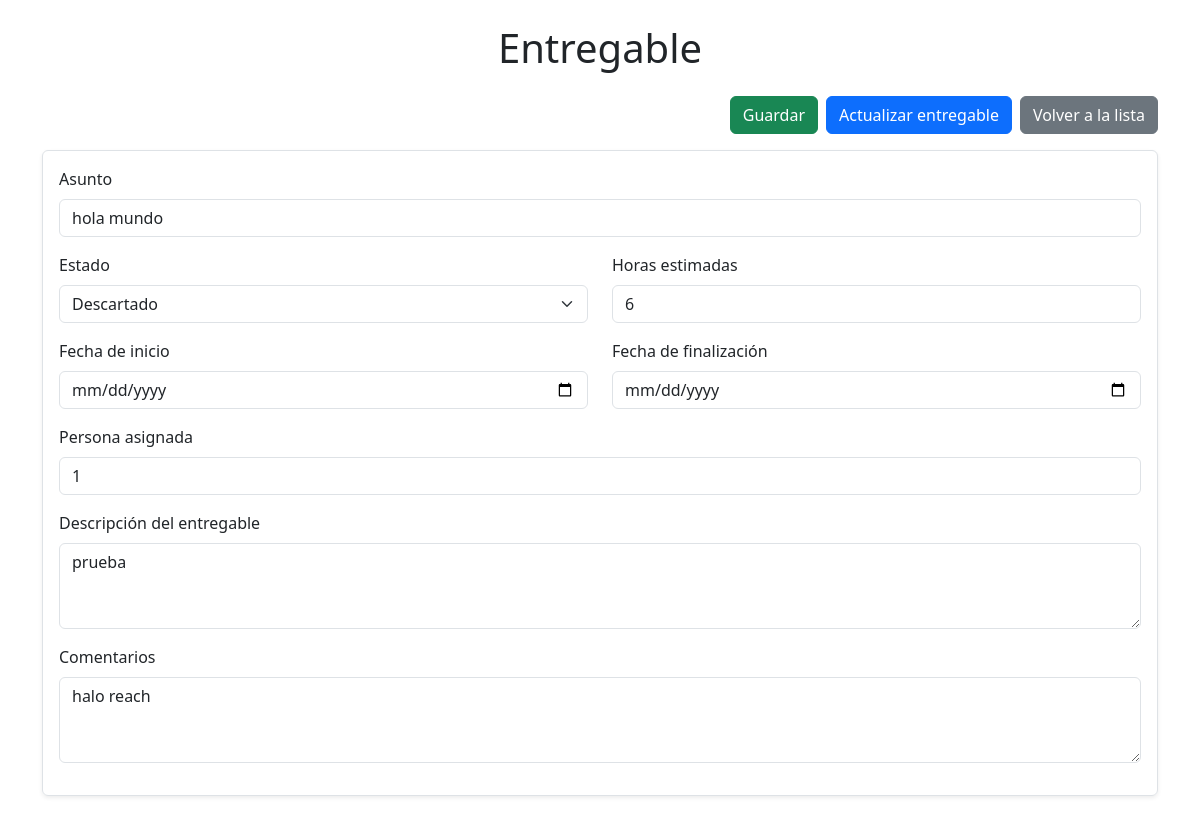
The app's page /proyectos/entregable/1/ with its own data.
### proyectos/models.py (models this page shows)
class Entregable(models.Model):
    asunto = models.CharField(max_length=255)
    estado = models.CharField(max_length=50, choices=[
        ('Descartado', 'Descartado'),
        ('Bloqueado', 'Bloqueado'),
        ('En análisis', 'En análisis'),
        ('Pendiente', 'Pendiente'),
        ('En proceso', 'En proceso'),
        ('En pruebas', 'En pruebas'),
        ('Concluido', 'Concluido'),
    ])
    proyecto = models.CharField(max_length=255)
    horas_estimadas = models.IntegerField()
    horas_abarcadas = models.IntegerField()
    fecha_inicio = models.DateField(null=True, blank=True)
    fecha_entrega = models.DateField(null=True, blank=True)  # Nuevo campo
    fecha_finalizacion = models.DateField(null=True, blank=True)
    descripcion = models.TextField()
    comentarios = models.TextField()
    persona_asignada = models.IntegerField()

### proyectos/views.py (the view)
# urls.py: path('entregable/<int:id>/', entregable_view, name='detalle_entregable'),
def entregable_view(request, id):
    try:
        entregable = Entregable.objects.get(id=id)
        print(f"Entregable encontrado: {entregable}")
    except Entregable.DoesNotExist:
        print(f"El entregable con ID {id} no existe.")
        return render(request, '404.html')  # O usa un template de error personalizado
    return render(request, 'proyectos/entregable.html', {'entregable': entregable})

### proyectos/templates/proyectos/entregable.html (shortened to what this page needs)
<!DOCTYPE html>
<html lang="en">
  <head>
    <link
      href="https://cdn.jsdelivr.net/npm/bootstrap@5.3.2/dist/css/bootstrap.min.css"
      rel="stylesheet"
    />
  </head>
  <body>
    <div class="container my-4">
      <h1 class="text-center mb-4">Entregable</h1>
      <div class="d-flex justify-content-end mb-3 gap-2">
        <button class="btn btn-success" onclick="guardarEntregable()">Guardar</button>
        <button class="btn btn-primary" onclick="actualizarEntregable()">Actualizar entregable</button>
        <button class="btn btn-secondary" onclick="volverLista()">Volver a la lista</button>
      </div>
      <div class="p-3 border rounded shadow-sm">
        <form>
          <div class="mb-3">
            <label for="asunto" class="form-label">Asunto</label>
            <input
              type="text"
              id="asunto"
              class="form-control"
              value="{{ entregable.asunto }}"
              required
            />
          </div>
          <div class="row mb-3">
            <div class="col-md-6">
              <label for="estado" class="form-label">Estado</label>
              <select id="estado" class="form-select" required>
                <option value="Descartado" {% if entregable.estado == "Descartado" %}selected{% endif %}>Descartado</option>
              </select>
            </div>
            <div class="col-md-6">
              <label for="horas_estimadas" class="form-label">Horas estimadas</label>
              <input
                type="number"
                id="horas_estimadas"
                class="form-control"
                value="{{ entregable.horas_estimadas }}"
                required
              />
            </div>
          </div>
          <div class="row mb-3">
            <div class="col-md-6">
              <label for="fecha_inicio" class="form-label">Fecha de inicio</label>
              <input
                type="date"
                id="fecha_inicio"
                class="form-control"
                value="{{ entregable.fecha_inicio }}"
                required
              />
            </div>
            <div class="col-md-6">
              <label for="fecha_finalizacion" class="form-label">Fecha de finalización</label>
              <input
                type="date"
                id="fecha_finalizacion"
                class="form-control"
                value="{{ entregable.fecha_finalizacion }}"
                required
              />
            </div>
          </div>
          <div class="mb-3">
            <label for="persona_asignada" class="form-label">Persona asignada</label>
            <input
              type="number"
              id="persona_asignada"
              class="form-control"
              value="{{ entregable.persona_asignada }}"
              required
            />
          </div>
          <div class="mb-3">
            <label for="descripcion" class="form-label">Descripción del entregable</label>
            <textarea
              id="descripcion"
              class="form-control"
              rows="3"
              required
            >{{ entregable.descripcion }}</textarea>
          </div>
          <div class="mb-3">
            <label for="comentarios" class="form-label">Comentarios</label>
            <textarea
              id="comentarios"
              class="form-control"
              rows="3"
              required
            >{{ entregable.comentarios }}</textarea>
          </div>
        </form>
      </div>
    </div>
  </body>
</html>

### records on screen
Entregable: asunto "hola mundo", estado "Descartado", horas_estimadas "6", persona_asignada "1", descripcion "prueba", comentarios "halo reach"
